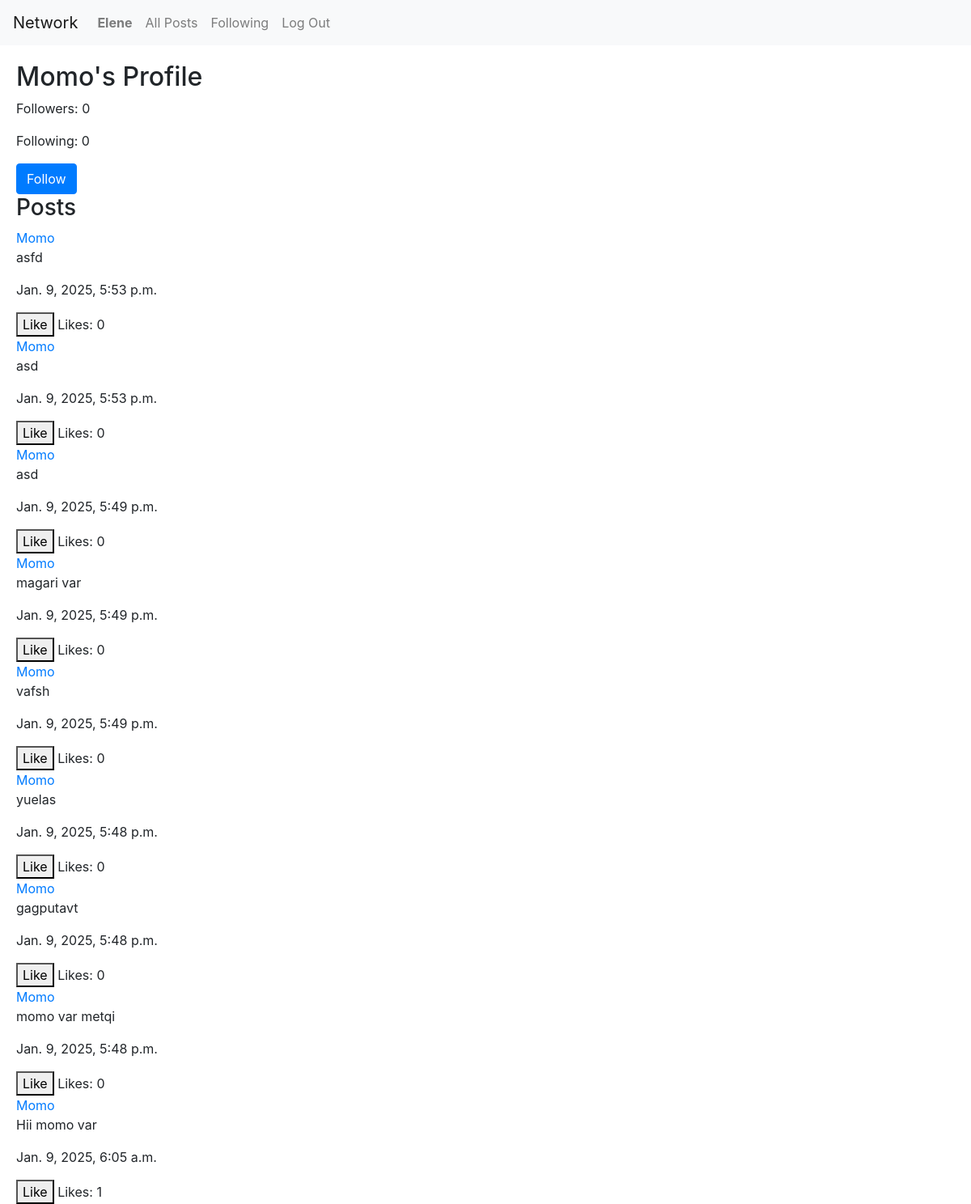
/profile/Momo (signed in), run on the app's committed database.
### network/models.py (models this page shows, shortened)
class User(AbstractUser):
    name = models.CharField(max_length=64, blank=True)
    following = models.ManyToManyField('self', symmetrical=False, related_name='followers')

class Post(models.Model):
    user = models.ForeignKey(User, on_delete=models.CASCADE, related_name='posts')  #link post to the user
    body = models.TextField()
    timestamp = models.DateTimeField(auto_now_add=True) #automatically sets the time
    likes = models.ManyToManyField(User, related_name="liked_posts", blank=True)

### network/views.py (the view)
# urls.py: path("profile/<str:username>", views.profile_view, name="profile"),
@login_required(login_url="/login", redirect_field_name=None)
def profile_view(request, username):
    user_profile = User.objects.get(username = username)
    posts = user_profile.posts.all().order_by('-timestamp')
    is_following = request.user.following.filter(username=username).exists()
    return render(request, "network/profile.html", {
         "profile": user_profile,
        "posts": posts,
        "followers_count": user_profile.followers.count(),
        "following_count": user_profile.following.count(),
        "is_following": is_following,
        "is_self": request.user == user_profile
    })

### network/templates/network/profile.html (shortened to what this page needs)
{% extends "network/layout.html" %} {% block body %}
<div class="profile-container">
	<h2>{{ profile.username }}'s Profile</h2>
	<div class="stats">
		<p>Followers: {{ followers_count }}</p>
		<p>Following: {{ following_count }}</p>
	</div>
	{% if not is_self %}
	<form action="{% url 'follow' profile.username %}" method="post">
		{% csrf_token %} {% if is_following %}
		<button name="follow" value="0" class="btn btn-secondary">Unfollow</button>
		{% else %}
		<button name="follow" value="1" class="btn btn-primary">Follow</button>
		{% endif %}
	</form>
	{% endif %}
	<h3>Posts</h3>
	<div class="posts-container">
		{% for post in posts %}
		<div class="post" id="post-{{ post.id }}">
			<a href="{% url 'profile' post.user.username %}"
				>{{ post.user.username }}</a
			>
			<div class="post-content" id="content-{{ post.id }}">
				<p class="post-body" id="post-body-{{ post.id }}">{{post.body}}</p>
			</div>
			<p>{{post.timestamp}}</p>
			{% if user.is_authenticated %}
			<button class="like-btn" data-post-id="{{ post.id }}">
				{% if user in post.likes.all %} Unlike {% else %} Like {% endif %}
			</button>
			{% endif %}
			<span id="likes-{{ post.id }}" class="likes-count"
				>Likes: {{ post.likes.count }}</span
			>
		</div>
		{% empty %}
		<p>No posts yet.</p>
		{% endfor %}
	</div>
</div>
{% endblock %}

### network/templates/network/layout.html (shortened to what this page needs)
{% load static %}
<!DOCTYPE html>
<html lang="en">
	<head>
		<link
			rel="stylesheet"
			href="https://stackpath.bootstrapcdn.com/bootstrap/4.4.1/css/bootstrap.min.css"
		/>
		<link href="{% static 'network/styles.css' %}" rel="stylesheet" />
	</head>
	<body>
		<nav class="navbar navbar-expand-lg navbar-light bg-light">
			<a class="navbar-brand" href="#">Network</a>
			<div class="layout-div">
				<ul class="navbar-nav mr-auto">
					{% if user.is_authenticated %}
					<li class="nav-item">
						<a class="nav-link" href="#"
							><strong>{{ user.username }}</strong></a
						>
					</li>
					{% endif %}
					<li class="nav-item">
						<a class="nav-link" href="{% url 'index' %}">All Posts</a>
					</li>
					{% if user.is_authenticated %}
					<li class="nav-item">
						<a class="nav-link" href="{% url 'following' %}">Following</a>
					</li>
					<li class="nav-item">
						<a class="nav-link" href="{% url 'logout' %}">Log Out</a>
					</li>
					{% endif %}
				</ul>
			</div>
		</nav>
		<div class="body">{% block body %} {% endblock %}</div>
	</body>
</html>

### network/static/network/styles.css (style rules this page uses)
.profile-container { padding-left: 20px; padding-top: 20px; }

### data on the page
User: username "Elene"
User: username "Momo"
Post: user.username "Momo", body "asfd", timestamp "Jan. 9, 2025, 5:53 p.m.", shows "Like", likes.count "0"
Post: user.username "Momo", body "asd", timestamp "Jan. 9, 2025, 5:53 p.m.", shows "Like", likes.count "0"
Post: user.username "Momo", body "asd", timestamp "Jan. 9, 2025, 5:49 p.m.", shows "Like", likes.count "0"
Post: user.username "Momo", body "magari var", timestamp "Jan. 9, 2025, 5:49 p.m.", shows "Like", likes.count "0"
Post: user.username "Momo", body "vafsh", timestamp "Jan. 9, 2025, 5:49 p.m.", shows "Like", likes.count "0"
Post: user.username "Momo", body "yuelas", timestamp "Jan. 9, 2025, 5:48 p.m.", shows "Like", likes.count "0"
Post: user.username "Momo", body "gagputavt", timestamp "Jan. 9, 2025, 5:48 p.m.", shows "Like", likes.count "0"
Post: user.username "Momo", body "momo var metqi", timestamp "Jan. 9, 2025, 5:48 p.m.", shows "Like", likes.count "0"
Post: user.username "Momo", body "Hii momo var", timestamp "Jan. 9, 2025, 6:05 a.m.", shows "Like", likes.count "1"

### other printed values
{{ followers_count }} "0"
{{ following_count }} "0"
